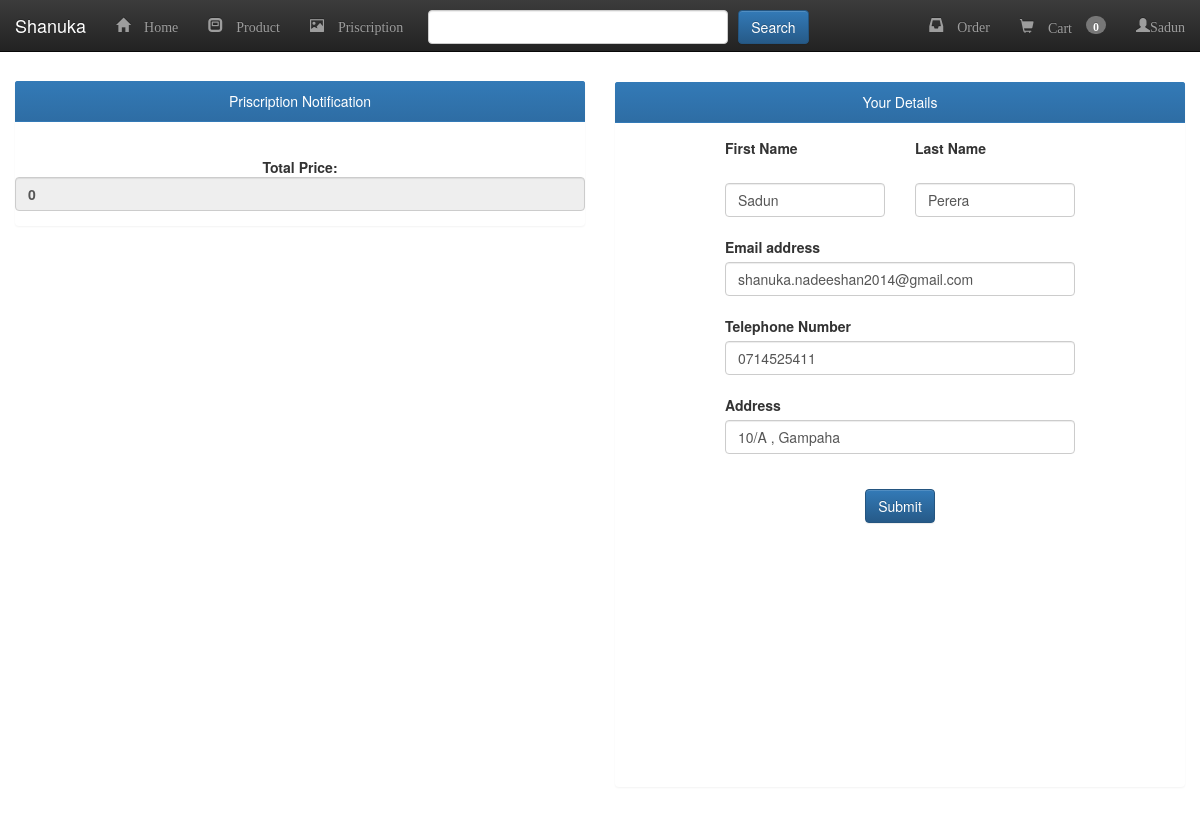
/user/payment.php (signed in), run on the app's committed database.
### tables this page shows
CREATE TABLE `user_info` (
  `user_id` int(10) NOT NULL,
  `first_name` varchar(100) NOT NULL,
  `last_name` varchar(100) NOT NULL,
  `email` varchar(300) NOT NULL,
  `password` varchar(100) NOT NULL,
  `mobile` varchar(11) NOT NULL,
  `address` varchar(200) NOT NULL,
  `verify_token` text NOT NULL
);

### user/payment.php (the view, shortened to what this page needs)
<?php
include("db.php");
?>
<!DOCTYPE html>
<html lang="en">
<head>
    <link rel="stylesheet" href="css/style.css">
    <link rel="stylesheet" href="https://stackpath.bootstrapcdn.com/bootstrap/3.4.1/css/bootstrap.min.css"
>
    <link rel="stylesheet" href="https://stackpath.bootstrapcdn.com/bootstrap/3.4.1/css/bootstrap-theme.min.css"
>
    <link rel="stylesheet" href="https://use.fontawesome.com/releases/v5.15.2/css/all.css" />
</head>
<body>
    <nav class="navbar navbar-inverse navbar-fixed-top">
        <div class="container-fluid">
            <div class="navbar-header">
                <a class="navbar-brand" href="#">Shanuka</a>
            </div>
            <div class="collapse navbar-collapse" id="bs-example-navbar-collapse-1">
                <ul class="nav navbar-nav">
                    <li class=""><a href="../index.php">
                            <apan class="glyphicon glyphicon-home"></span> Home
                        </a></li>
                    <li><a href="profile.php">
                            <apan class="glyphicon glyphicon-modal-window"></span> Product
                        </a></li>
                    <li><a href="pris.php">
                            <apan class="glyphicon glyphicon-picture"></span> Priscription
                        </a></li>
                    <li style="width:300px;left:10px;top:10px;"><input type="text" class="form-control" id="search"
                            autocomplete="off"></li>
                    <li style="top:10px;left:20px;"><button class="btn btn-primary" id="search_btn">Search</button></li>
                </ul>
                <ul class="nav navbar-nav navbar-right">
                    <li><a href="order_details.php">
                            <apan class="glyphicon glyphicon-inbox"></span> Order
                        </a>
                    </li>
                    <li><a href="#" id="cart_add" class="dropdown-toggle" data-toggle="dropdown">
                            <apan class="glyphicon glyphicon-shopping-cart"></span> Cart <span class="badge">0</span>
                        </a>
                    </li>
                    <li><a href="#" class="dropdown-toggle" data-toggle="dropdown">
                            <apan class="glyphicon glyphicon-user"></span><?php echo $_SESSION["name"]; ?>
                        </a>
                    </li>
                </ul>
            </div>
        </div>
    </nav>
    <br><br><br><br>
    <div class="container-fluid ">
        <div class="row">
            <div class="col-md-2"></div>
            <div class="col-md-8" id="si_msg">
            </div>
            <div class="col-md-2"></div>
        </div>
        <div class="row">
            <form action="payment_process.php" method="POST" id="myform">
                <div class="col-md-6">
                    <div class="panel panel-primary" style="border-style: hidden;">
                        <div class="panel-heading">
                            <center> Priscription Notification</center>
                        </div>
                        <div class="panel-body">
                                <?php
                                    $total_amt = 0;
                                ?>
                            <br>
                            <div class="row">
                                <center>
                                    <b>Total Price: <input type="text" name="total_price" required=""
                                            class="form-control" value="<?php echo $total_amt;?>" readonly></b>
                                </center>
                            </div>
                        </div>
                    </div>
                </div>
                <div class="col-md-6">
                    <?php
                        $uid = $_SESSION["uid"];
                        $res=mysqli_query($con,"SELECT * FROM `user_info` WHERE user_id=$uid");
                        while($row=mysqli_fetch_array($res))
                        {
                            $fname = $row["first_name"];
                            $lname = $row["last_name"];
                            $email = $row["email"];
                            $address = $row["address"];
                            $mobile = $row["mobile"];
                        }
                    ?>
                    <div class="row">
                        <div class="col-md-12" id="product_msg"></div>
                    </div>
                    <div class="panel panel-primary" style="height: 705px; border-style: hidden;">
                        <div class="panel-heading ">
                            <center> Your Details</center>
                        </div>
                        <div class="panel-body">
                            <div class="row">
                                <div class="col-md-2"></div>
                                <div class="col-md-4">
                                    <label>First Name</label>
                                </div>
                                <div class="col-md-4">
                                    <label>Last Name</label>
                                </div>
                                <div class="col-md-2"></div>
                            </div>
                            <br>
                            <div class="row">
                                <div class="col-md-2"></div>
                                <div class="col-md-4">
                                    <input type="text" class="form-control" id="fname" name="fname"
                                        value="<?php echo $fname;?>" required>
                                </div>
                                <div class="col-md-4">
                                    <input type="text" class="form-control" id="lname" name="lname"
                                        value="<?php echo $lname;?>" required>
                                </div>
                                <div class="col-md-2"></div>
                            </div>
                            <br>
                            <div class="row">
                                <div class="col-md-2"></div>
                                <div class="col-md-8">
                                    <label for="exampleInputEmail1">Email address</label>
                                    <input type="email" class="form-control" id="email" name="email"
                                        value="<?php echo $email;?>" required>
                                </div>
                                <div class="col-md-2"></div>
                            </div>
                            <br>
                            <div class="row">
                                <div class="col-md-2"></div>
                                <div class="col-md-8">
                                    <label>Telephone Number</label>
                                    <input type="text" class="form-control" id="tel" name="tel"
                                        value="<?php echo $mobile;?>" required>
                                </div>
                                <div class="col-md-2"></div>
                            </div>
                            <br>
                            <div class="row">
                                <div class="col-md-2"></div>
                                <div class="col-md-8">
                                    <label for="exampleInputEmail1">Address</label>
                                    <input type="text" class="form-control" id="address" name="address"
                                        value="<?php echo $address;?>" required>
                                </div>
                                <div class="col-md-2"></div>
                            </div>
                        </div></br>
                        <center><input type="submit" name="save" id="save" class="btn btn-primary">
                        </center><br>
                    </div>
                </div>
        </div>
        <div class="col-md-1"></div>
    </div>
</body>
</html>

### data on the page
user_info: fname "Sadun", lname "Perera", email "shanuka.nadeeshan2014@gmail.com", tel "0714525411", address "10/A , Gampaha"

### other printed values
$_SESSION["name"] "Sadun"
